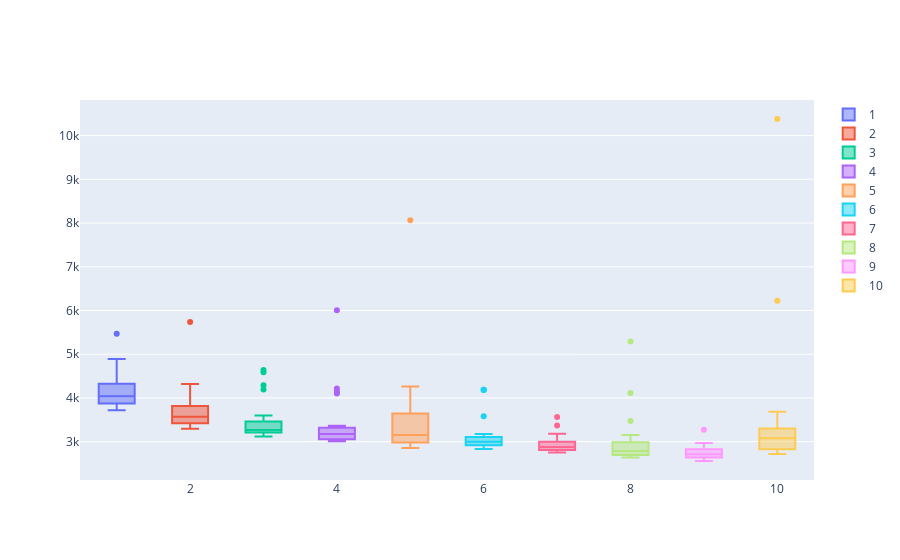

The notebook cell saved with this chart:
### Code cell
# Построем boxplot, чтобы увидеть распределение количества голосов по сезонам
data = []

for season in friends.Season.unique():
    data.append(
        go.Box(y=friends[friends.Season==season].Votes, name=str(season))
    )
iplot(data, show_link = False)

#Можно отметить, что 10ый имеет сильное отклонение. Проверим, какая серия имеет такое большое количеств голосов
